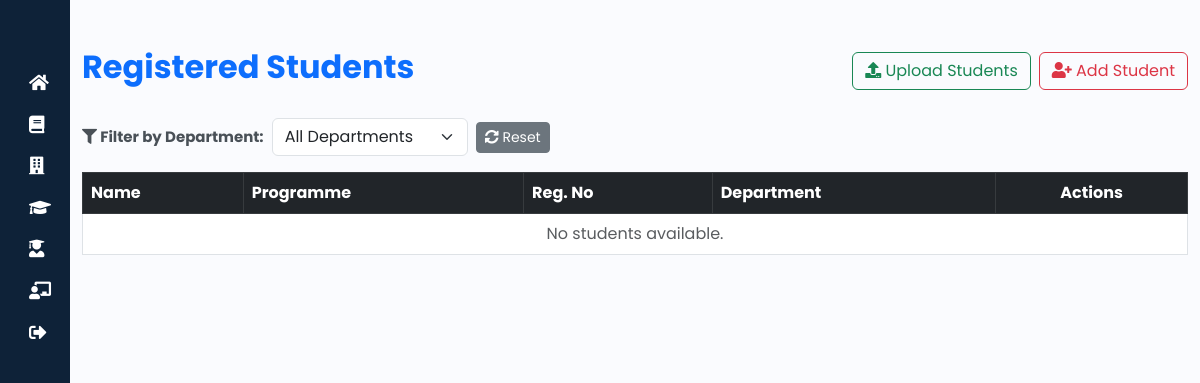
Page /student-list/ (signed in) on the earlier database version.
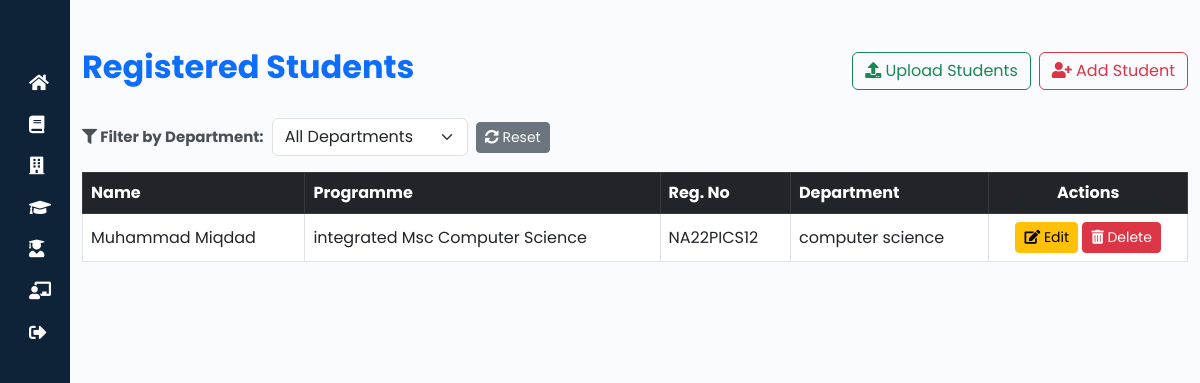
Same page on the later database version.
### rapid/models.py (models this page shows, shortened)
class Student(models.Model):
    student_id = models.AutoField(primary_key=True)
    student_name = models.CharField(max_length=100)
    student_register_number = models.CharField(max_length=20, unique=True)
    student_admission_number = models.CharField(max_length=20, unique=True)
    program_id = models.ForeignKey(Program, on_delete=models.CASCADE)
    department_id = models.ForeignKey(Department, on_delete=models.CASCADE, null=True, blank=True)

class Program(models.Model):
    program_id = models.AutoField(primary_key=True)
    program_name = models.CharField(max_length=100, unique=True)
    department_id = models.ForeignKey(Department, on_delete=models.CASCADE)

class Department(models.Model):
    department_id=models.AutoField(primary_key=True)
    department_name=models.CharField(max_length=100)

### rapid/views.py (the view)
# urls.py: path('student-list/', views.student_list, name='student_list'),
@login_required
@admin_required
def student_list(request):
    students = Student.objects.all()  # Fetch all students from the database
    departments = Department.objects.all()  # Fetch all departments
    return render(request, 'rapid/student_list.html', {'students': students,"departments": departments})

### rapid/templates/rapid/student_list.html (shortened to what this page needs)
{% extends "base.html" %}
{% block content %}
<div class="container mt-5">
    <div class="d-flex justify-content-between align-items-center mb-4">
        <h2 class="fw-bold text-primary">Registered Students</h2>
        <div class="d-flex gap-2">
            <a href="/upload-students/" class="btn btn-outline-success">
                <i class="fas fa-upload"></i> Upload Students
            </a>
            <a href="/create-student/" class="btn btn-outline-danger">
                <i class="fas fa-user-plus"></i> Add Student
            </a>
        </div>
    </div>
    <div class="mb-3 d-flex align-items-center gap-2">
        <label for="departmentFilter" class="form-label fw-bold mb-0">
            <i class="fas fa-filter"></i> Filter by Department:
        </label>
        <select id="departmentFilter" class="form-select w-auto">
            <option value="all">All Departments</option>
        </select>
        <button id="resetFilter" class="btn btn-secondary btn-sm">
            <i class="fas fa-sync-alt"></i> Reset
        </button>
    </div>
    <div class="table-responsive">
        <table class="table table-hover table-bordered align-middle">
            <thead class="table-dark">
                <tr>
                    <th>Name</th>
                    <th>Programme</th>
                    <th>Reg. No</th>
                    <th>Department</th>
                    <th class="text-center">Actions</th>
                </tr>
            </thead>
            <tbody id="studentTable">
                {% for student in students %}
                <tr data-department="{{ student.department_id.department_id }}">
                    <td>{{ student.student_name }}</td>
                    <td>{{ student.program_id.program_name }}</td>
                    <td>{{ student.student_register_number }}</td>
                    <td>{{ student.department_id.department_name }}</td>
                    <td class="text-center">
                        <a href="{% url 'edit_student' student.pk %}" class="btn btn-warning btn-sm">
                            <i class="fas fa-edit"></i> Edit
                        </a>
                        <a href="{% url 'delete_student' student.student_id %}"
                           onclick="return confirm('Are you sure you want to delete this student?');"
                           class="btn btn-danger btn-sm">
                            <i class="fas fa-trash-alt"></i> Delete
                        </a>
                    </td>
                </tr>
                {% empty %}
                <tr>
                    <td colspan="5" class="text-center text-muted">No students available.</td>
                </tr>
                {% endfor %}
            </tbody>
        </table>
    </div>
</div>
{% endblock %}

Differences in the rows shown:
added Student: student_name "Muhammad Miqdad", program_id.program_name "integrated Msc Computer Science", student_register_number "NA22PICS12", department_id.department_name "computer science"
Other differences:
text no longer shown: "No students available."
